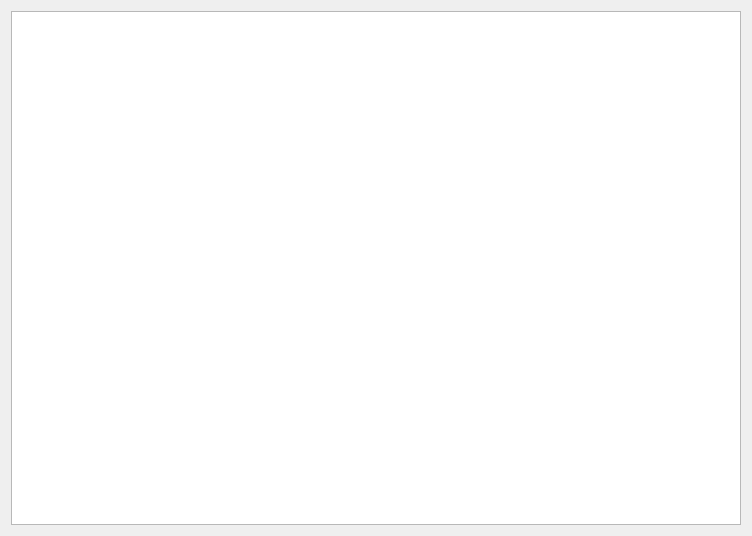
<?xml version="1.0" encoding="UTF-8"?>
<ui version="4.0">
 <class>VeQItemTreeWidget</class>
 <widget class="QWidget" name="VeQItemTreeWidget">
  <property name="geometry">
   <rect>
    <x>0</x>
    <y>0</y>
    <width>752</width>
    <height>536</height>
   </rect>
  </property>
  <property name="windowTitle">
   <string>QT Tree Widget</string>
  </property>
  <layout class="QVBoxLayout" name="verticalLayout">
   <item>
    <widget class="QTreeView" name="treeView"/>
   </item>
  </layout>
 </widget>
 <resources/>
 <connections/>
</ui>
